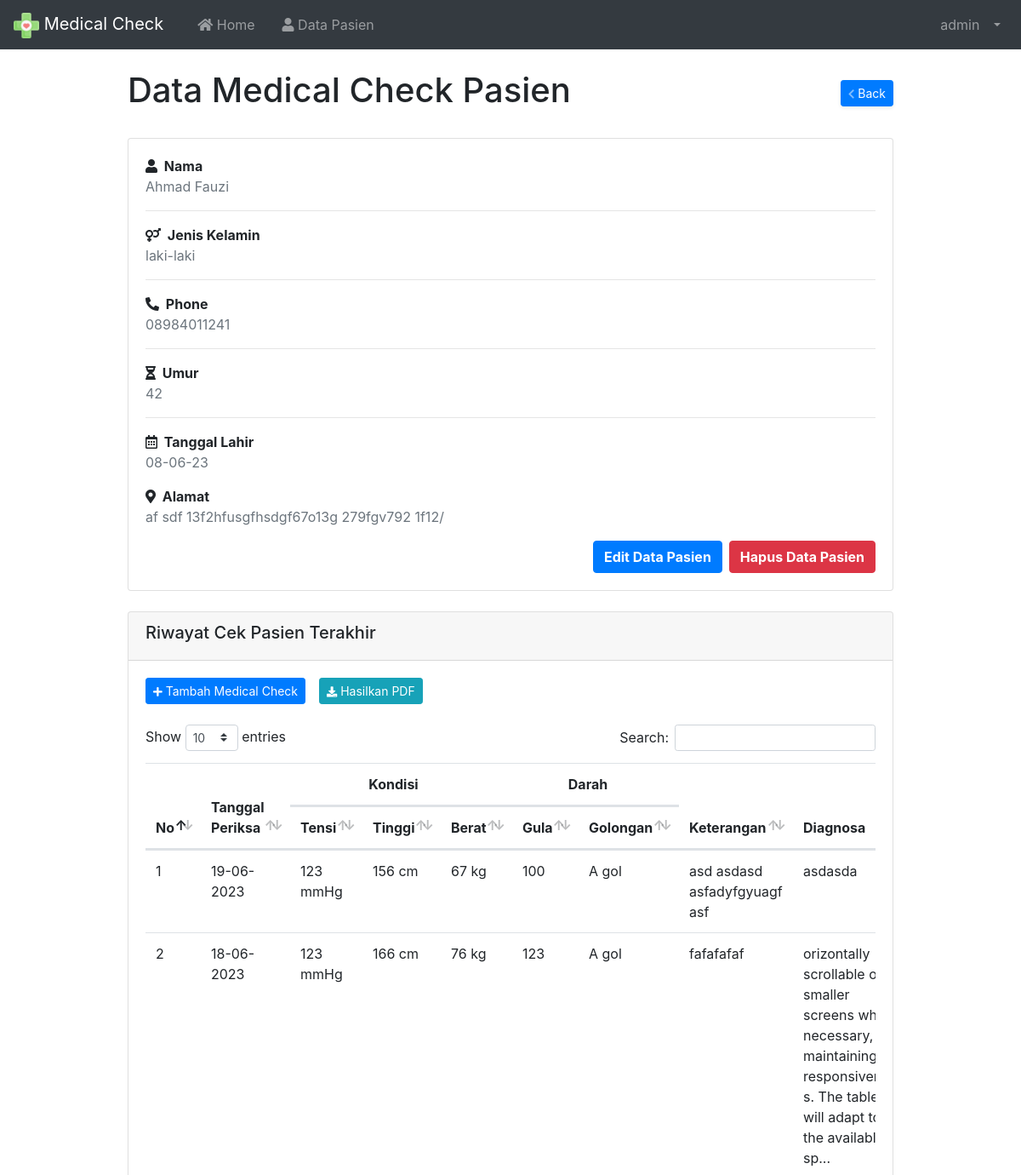
The app's page /index.php?page=DataPersonal&id=14 (signed in, upper part), older data.
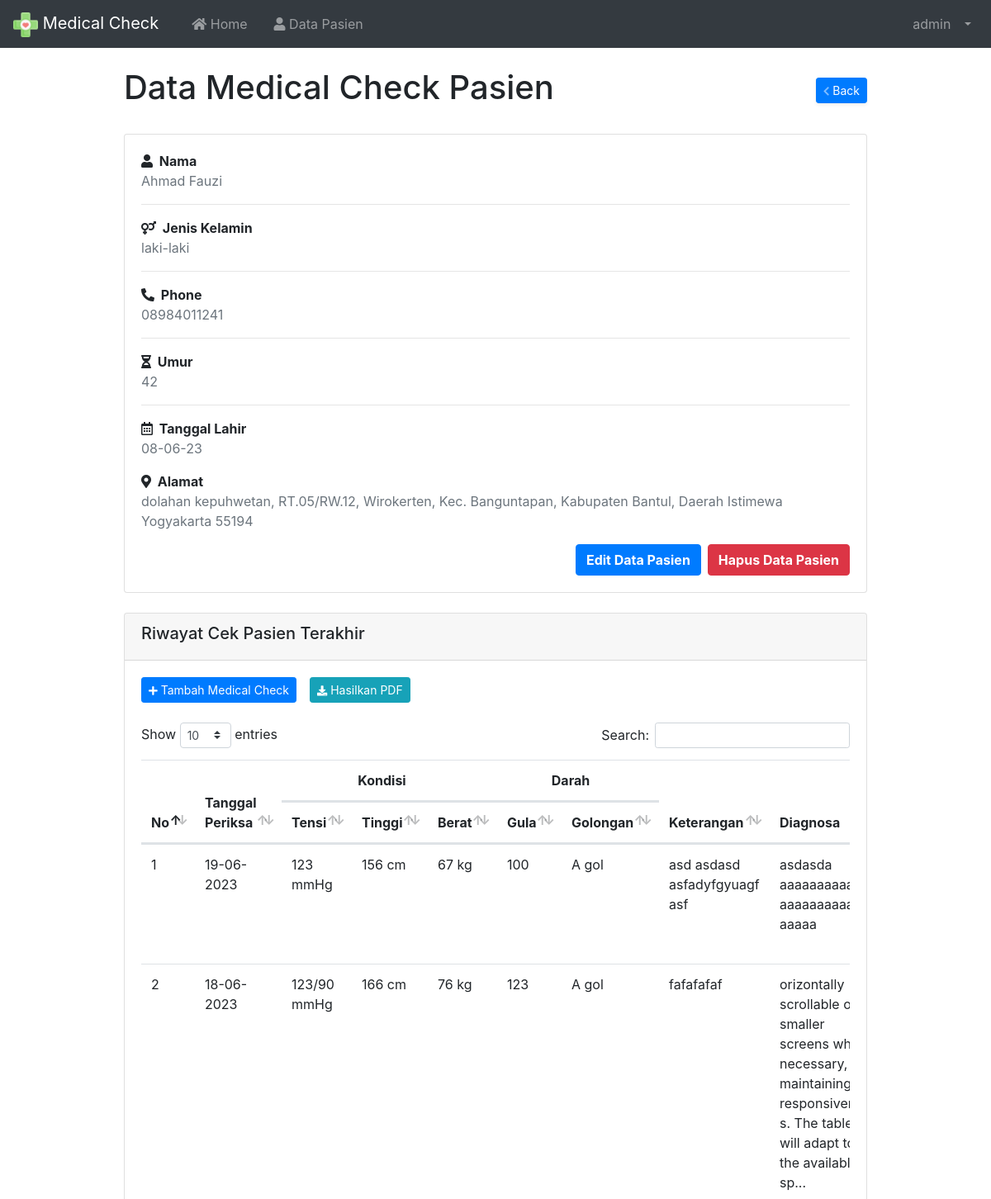
The same page, newer data.
### tables this page shows
CREATE TABLE `tbl_karyawan` (
  `id` int(11) NOT NULL,
  `nama` varchar(100) NOT NULL,
  `username` varchar(30) NOT NULL,
  `password` varchar(255) NOT NULL,
  `role` varchar(20) NOT NULL
);

CREATE TABLE `tbl_pasien` (
  `id` int(11) NOT NULL,
  `nomor` varchar(13) NOT NULL,
  `nama_pasien` varchar(50) NOT NULL,
  `tanggal_lahir` date NOT NULL,
  `usia` int(3) NOT NULL,
  `gender` enum('laki-laki','perempuan') NOT NULL,
  `alamat` text NOT NULL,
  `no_hp` varchar(13) NOT NULL
);

CREATE TABLE `tbl_medical_check` (
  `id` int(11) NOT NULL,
  `nomor` varchar(13) NOT NULL,
  `nama_pasien` varchar(100) NOT NULL,
  `tanggal_periksa` date NOT NULL,
  `tensi` varchar(8) NOT NULL,
  `tinggi` int(3) NOT NULL,
  `berat` int(3) NOT NULL,
  `gula_darah` int(3) NOT NULL,
  `gol_darah` enum('A','B','AB','O') NOT NULL,
  `keterangan` varchar(400) NOT NULL,
  `diagnosa` varchar(400) NOT NULL,
  `pengobatan` varchar(400) NOT NULL
);

### index.php (called while the page is built, shortened)
<?php
  require 'load/config.php';
  require 'load/function.php';
?>
<?php require_once 'header.php'; ?>
<?php require 'content.php'; ?>
<?php require_once 'footer.php'; ?>

### load/function.php (called while the page is built, shortened)
<?php
require 'config.php';
function viewData($query)
{
  global $koneksi;
  $result = mysqli_query($koneksi, $query);
  if (mysqli_num_rows($result) == 1) {
    return mysqli_fetch_assoc($result);
  }
  $rows = [];
  return $rows;
}
function viewDatas($query)
{
  global $koneksi;
  $result = mysqli_query($koneksi, $query);
  $rows = [];
  while ($row = mysqli_fetch_assoc($result)) {
    $rows[] = $row;
  }
  return $rows;
}

### page/pasien/datapersonalpasien.php (the view, shortened to what this page needs)
<?php
$id = $_GET['id'];
$data = viewData("SELECT * FROM tbl_pasien WHERE id = '$id'");
?>
<div style="margin-left: 150px; margin-right: 150px; margin-bottom: 50px;">
  <div class="d-sm-flex align-items-center justify-content-between mt-4 mb-4">
    <h1>Data Medical Check Pasien</h1>
    <a href="?page=Pasien" class="d-none d-sm-inline-block btn btn-sm btn-primary shadow-sm">
      <i class="fas fa-chevron-left fa-sm text-white-50"></i> Back</a>
  </div>
  <div class="col" style="padding: 0;">
    <div class="col-md" style="padding: 0;">
      <div class="card">
        <div class="card-body">
          <strong><i class="fas fa-user mr-1"></i> Nama</strong>
          <p class="text-muted"><?= $data['nama_pasien']; ?></p>
          <hr>
          <strong><i class="fas fa-venus-mars mr-1"></i> Jenis Kelamin</strong>
          <p class="text-muted"><?= $data['gender']; ?></p>
          <hr>
          <strong><i class="fas fa-phone-alt mr-1"></i> Phone</strong>
          <p class="text-muted"><?= $data['no_hp']; ?></p>
          <hr>
          <strong><i class="fas fa-hourglass-half mr-1"></i> Umur</strong>
          <p class="text-muted"><?= $data['usia']; ?></p>
          <hr>
          <strong><i class="far fa-calendar-alt mr-1"></i> Tanggal Lahir</strong>
          <p class="text-muted"><?= date('d-m-y', strtotime($data['tanggal_lahir'])); ?></p>
          <strong><i class="fas fa-map-marker-alt mr-1"></i> Alamat</strong>
          <p class="text-muted"><?= $data['alamat']; ?></p>
          <div class="d-flex justify-content-end">
            <a href="?page=EditPasien&id=<?php echo $data['id']; ?>" class="btn btn-primary"><b>Edit Data Pasien</b></a>
            <a href="?page=HapusPasien&id=<?php echo $data['id']; ?>" class="btn btn-danger ml-2" onclick="return confirm('Yakin ingin hapus <?= $data['nama_pasien']; ?>');">
              <b>Hapus Data Pasien</b>
            </a>
          </div>
        </div>
      </div>
    </div>
    <div class="card mt-4">
      <div class="card-header">
        <h5>Riwayat Cek Pasien Terakhir</h5>
      </div>
      <div class="card-body">
        <div class="d-flex justify-content-start mb-4">
          <a href="?page=TambahCatatanMedis&id=<?php echo $data['id']; ?>" type="button" class="btn btn-sm btn-primary mr-3"><i class="fas fa-plus fa-sm text-white"></i> Tambah Medical Check</a>
          <a href="page/pasien/laporanpasien.php?id=<?= $data['id']; ?>" target="_blank" type="button" class="btn btn-sm btn-info mr-3"><i class="fas fa-download fa-sm text-white"></i> Hasilkan PDF</a>
        </div>
        <div class="table-responsive">
          <table id="dataTables" class="table table-hover">
            <thead>
              <tr>
                <th rowspan="2">No</th>
                <th rowspan="2">Tanggal Periksa</th>
                <th colspan="3" style="text-align: center;">Kondisi</th>
                <th colspan="2" style="text-align: center;">Darah</th>
                <th rowspan="2">Keterangan</th>
                <th rowspan="2">Diagnosa</th>
              </tr>
              <tr>
                <th>Tensi</th>
                <th>Tinggi</th>
                <th>Berat</th>
                <th>Gula</th>
                <th>Golongan</th>
              </tr>
            </thead>
            <tbody>
              <?php $no = 1; ?>
              <?php $pasien = viewDatas("SELECT * FROM `tbl_medical_check` WHERE nomor = '" . $data['nomor'] . "' ORDER BY tanggal_periksa DESC"); ?>
              <?php foreach ($pasien as $catatan) : ?>
                <tr>
                  <td><?= $no++; ?></td>
                  <td><?= date('d-m-Y', strtotime($catatan['tanggal_periksa'])); ?></td>
                  <td><?= $catatan['tensi'] !== '' ? $catatan['tensi'] . ' mmHg' : '-'; ?></td>
                  <td><?= $catatan['tinggi'] !== '0' ? $catatan['tinggi'] . ' cm' : '-'; ?></td>
                  <td><?= $catatan['berat'] !== '0' ? $catatan['berat'] . ' kg' : '-'; ?></td>
                  <td><?= $catatan['gula_darah'] !== '0' ? $catatan['gula_darah'] : '-'; ?></td>
                  <td><?= $catatan['gol_darah'] !== '' ? $catatan['gol_darah'] . ' gol' : '-'; ?></td>
                  <td style="max-width: 110px; word-wrap: break-word;">
                    <?php
                    $keterangan = $catatan['keterangan'];
                    $truncatedKeterangan = strlen($keterangan) > 100 ? substr($keterangan, 0, 110) . '...' : $keterangan;
                    echo nl2br($truncatedKeterangan);
                    ?>
                  </td>
                  <td style="max-width: 110px; word-wrap: break-word;">
                    <?php
                    $diagnosa = $catatan['diagnosa'];
                    $truncatedDiagnosa = strlen($diagnosa) > 150 ? substr($diagnosa, 0, 130) . '...' : $diagnosa;
                    echo nl2br($truncatedDiagnosa);
                    ?>
                  </td>
                </tr>
              <?php endforeach; ?>
            </tbody>
          </table>
        </div>
      </div>
    </div>
  </div>
</div>

### header.php (shortened to what this page needs)
<?php
$id = $_SESSION['id'];
$result = mysqli_query($koneksi, "SELECT * FROM tbl_karyawan WHERE id = '$id'");
$user = mysqli_fetch_assoc($result);
?>
<!DOCTYPE html>
<html lang="en">
<head>
	<link rel="stylesheet" href="asset/vendor/bootstrap-4.5.3/css/bootstrap.min.css">
	<link rel="stylesheet" href="asset/vendor/fontawesome/css/all.min.css">
	<link rel="stylesheet" href="asset/vendor/datatables-b4/datatables.min.css">
</head>
<body>
	<nav class="navbar navbar-expand-lg navbar-dark bg-dark">
		<a class="navbar-brand" href="index.php">
			<img src="asset/img/health-care.png" width="30" height="30" alt="">
			Medical Check
		</a>
		<div class="collapse navbar-collapse" id="navbarSupportedContent">
			<ul class="navbar-nav mr-auto">
				<li class="nav-item ml-3">
					<a class="nav-link" href="index.php"><i class="fas fa-home"></i> Home<span class="sr-only">(current)</span></a>
				</li>
				<li class="nav-item ml-3">
					<a class="nav-link" href="?page=Pasien"><i class="fas fa-user"></i> Data Pasien</a>
				</li>
			</ul>
			<ul class="navbar-nav ml-auto">
				<li class="nav-item dropdown">
					<a class="nav-link dropdown-toggle" href="#" id="userDropdown" role="button" data-toggle="dropdown" aria-haspopup="true" aria-expanded="false">
						<span class="mr-2 d-none d-lg-inline"><?= $user['nama']; ?></span>
					</a>
				</li>
			</ul>
		</div>
	</nav>

### content.php (shortened to what this page needs)
<?php
  switch (@$_GET['page']) {
		case 'DataPersonal':
			include 'page/pasien/datapersonalpasien.php';
			break;
  }

### footer.php (shortened to what this page needs)
</body>
</html>

Row changes from the older to the newer data that the page shows:
changed tbl_pasien "Ahmad Fauzi": alamat "af sdf 13f2hfusgfhsdgf67o13g 279fgv792 1f12/" → "dolahan kepuhwetan, RT.05/RW.12, Wirokerten, Kec. Banguntapan, Kabupaten Bantul, Daerah Istimewa Yogyakarta 55194"
changed tbl_medical_check "asd asdasd asfadyfgyuagfasf": diagnosa "asdasda" → "asdasda…"
changed tbl_medical_check "fafafafaf": tensi "123" → "123/90"
